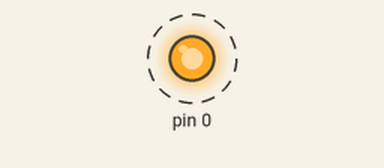
A sketch run on a simulated Arduino Uno, built with avr-gcc and run on an emulated ATmega328P. On the bench: output pins drawn as LEDs (lit = HIGH). Dashed ring = blinking.

Above: at 0.5 s.
Timing chart, 0 to 4.6 s (numbered marks = the images above):
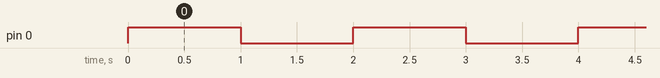

The sketch:

led_multi.ino
```cpp
int a0 = a0;
int a1 = a1;
int a2 = a2;


void setup() {
  pinMode(a0, OUTPUT);
  pinMode(a1, OUTPUT);
  pinMode(a2, OUTPUT);

}

void loop() {
  digitalWrite(a0, HIGH);
  digitalWrite(a1, HIGH);
  digitalWrite(a2, HIGH);
  delay(1000);
  digitalWrite(a0, LOW);
  digitalWrite(a1, LOW);
  digitalWrite(a2, LOW);
  delay(1000);

}
```

Measured:
- by itself, pin 0: alternates HIGH for 1.0 s and LOW for 1.0 s
